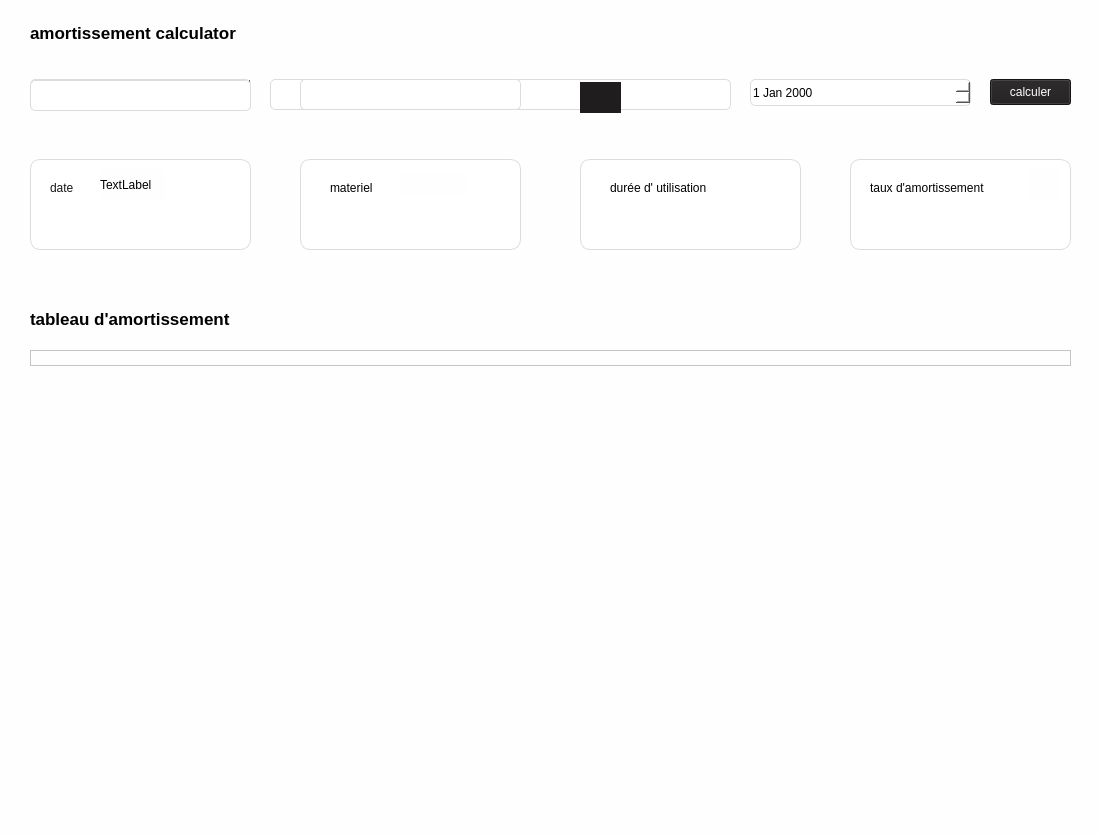
<?xml version="1.0" encoding="UTF-8"?>
<ui version="4.0">
 <class>MainWindow</class>
 <widget class="QMainWindow" name="MainWindow">
  <property name="geometry">
   <rect>
    <x>0</x>
    <y>0</y>
    <width>1100</width>
    <height>836</height>
   </rect>
  </property>
  <property name="windowTitle">
   <string>MainWindow</string>
  </property>
  <property name="windowIcon">
   <iconset resource="icons/img.qrc">
    <normaloff>:/files/profits_32.png</normaloff>:/files/profits_32.png</iconset>
  </property>
  <property name="styleSheet">
   <string notr="true">background-color: rgb(254, 254, 254);</string>
  </property>
  <widget class="QWidget" name="centralwidget">
   <widget class="QLabel" name="label">
    <property name="geometry">
     <rect>
      <x>30</x>
      <y>159</y>
      <width>221</width>
      <height>91</height>
     </rect>
    </property>
    <property name="styleSheet">
     <string notr="true">background:white;
border-radius:10px;
color:black;
border:1px solid #dcdcdc;</string>
    </property>
    <property name="text">
     <string/>
    </property>
   </widget>
   <widget class="QLabel" name="label_2">
    <property name="geometry">
     <rect>
      <x>300</x>
      <y>159</y>
      <width>221</width>
      <height>91</height>
     </rect>
    </property>
    <property name="styleSheet">
     <string notr="true">background:white;
border-radius:10px;
color:black ;
border:1px solid #dcdcdc;</string>
    </property>
    <property name="frameShadow">
     <enum>QFrame::Shadow::Raised</enum>
    </property>
    <property name="text">
     <string/>
    </property>
   </widget>
   <widget class="QLabel" name="label_3">
    <property name="geometry">
     <rect>
      <x>580</x>
      <y>159</y>
      <width>221</width>
      <height>91</height>
     </rect>
    </property>
    <property name="styleSheet">
     <string notr="true">background:white;
border-radius:10px;
color:black;
border:1px solid #dcdcdc;</string>
    </property>
    <property name="text">
     <string/>
    </property>
   </widget>
   <widget class="QLabel" name="label_4">
    <property name="geometry">
     <rect>
      <x>850</x>
      <y>159</y>
      <width>221</width>
      <height>91</height>
     </rect>
    </property>
    <property name="styleSheet">
     <string notr="true">background:white;
border-radius:10px;
color:black;
border:1px solid #dcdcdc;</string>
    </property>
    <property name="text">
     <string/>
    </property>
   </widget>
   <widget class="QLabel" name="date_label">
    <property name="geometry">
     <rect>
      <x>50</x>
      <y>179</y>
      <width>41</width>
      <height>18</height>
     </rect>
    </property>
    <property name="styleSheet">
     <string notr="true">color: rgb(22, 22, 22);
background:transparent</string>
    </property>
    <property name="text">
     <string>date</string>
    </property>
   </widget>
   <widget class="QLabel" name="date_aquisition">
    <property name="geometry">
     <rect>
      <x>50</x>
      <y>199</y>
      <width>171</width>
      <height>41</height>
     </rect>
    </property>
    <property name="font">
     <font>
      <pointsize>17</pointsize>
      <bold>true</bold>
     </font>
    </property>
    <property name="styleSheet">
     <string notr="true">color:black;
background:transparent;</string>
    </property>
    <property name="text">
     <string/>
    </property>
   </widget>
   <widget class="QLabel" name="label_7">
    <property name="geometry">
     <rect>
      <x>330</x>
      <y>179</y>
      <width>66</width>
      <height>18</height>
     </rect>
    </property>
    <property name="styleSheet">
     <string notr="true">background:transparent;
color:black</string>
    </property>
    <property name="text">
     <string>materiel</string>
    </property>
   </widget>
   <widget class="QLabel" name="materiel">
    <property name="geometry">
     <rect>
      <x>330</x>
      <y>199</y>
      <width>141</width>
      <height>41</height>
     </rect>
    </property>
    <property name="font">
     <font>
      <pointsize>16</pointsize>
      <bold>true</bold>
     </font>
    </property>
    <property name="styleSheet">
     <string notr="true">background:transparent;
color:black</string>
    </property>
    <property name="text">
     <string/>
    </property>
   </widget>
   <widget class="QLabel" name="label_9">
    <property name="geometry">
     <rect>
      <x>610</x>
      <y>179</y>
      <width>131</width>
      <height>18</height>
     </rect>
    </property>
    <property name="styleSheet">
     <string notr="true">background:transparent;
color:black</string>
    </property>
    <property name="text">
     <string>durée d' utilisation</string>
    </property>
   </widget>
   <widget class="QLabel" name="duree">
    <property name="geometry">
     <rect>
      <x>610</x>
      <y>199</y>
      <width>141</width>
      <height>41</height>
     </rect>
    </property>
    <property name="font">
     <font>
      <pointsize>16</pointsize>
      <bold>true</bold>
     </font>
    </property>
    <property name="styleSheet">
     <string notr="true">background:transparent;
color:black</string>
    </property>
    <property name="text">
     <string/>
    </property>
   </widget>
   <widget class="QLabel" name="label_11">
    <property name="geometry">
     <rect>
      <x>870</x>
      <y>179</y>
      <width>151</width>
      <height>18</height>
     </rect>
    </property>
    <property name="styleSheet">
     <string notr="true">background:transparent;
color:black</string>
    </property>
    <property name="text">
     <string>taux d'amortissement</string>
    </property>
   </widget>
   <widget class="QLabel" name="taux_amortissement">
    <property name="geometry">
     <rect>
      <x>870</x>
      <y>199</y>
      <width>141</width>
      <height>41</height>
     </rect>
    </property>
    <property name="font">
     <font>
      <pointsize>16</pointsize>
      <bold>true</bold>
     </font>
    </property>
    <property name="styleSheet">
     <string notr="true">background:transparent;
color:black</string>
    </property>
    <property name="text">
     <string/>
    </property>
   </widget>
   <widget class="QLabel" name="label_14">
    <property name="geometry">
     <rect>
      <x>30</x>
      <y>310</y>
      <width>211</width>
      <height>18</height>
     </rect>
    </property>
    <property name="font">
     <font>
      <pointsize>13</pointsize>
      <bold>true</bold>
     </font>
    </property>
    <property name="styleSheet">
     <string notr="true">background:transparent;
color:black;</string>
    </property>
    <property name="text">
     <string>tableau d'amortissement</string>
    </property>
   </widget>
   <widget class="QTableWidget" name="table_amortissement">
    <property name="geometry">
     <rect>
      <x>30</x>
      <y>350</y>
      <width>1041</width>
      <height>16</height>
     </rect>
    </property>
    <property name="verticalScrollBarPolicy">
     <enum>Qt::ScrollBarPolicy::ScrollBarAsNeeded</enum>
    </property>
    <property name="horizontalScrollBarPolicy">
     <enum>Qt::ScrollBarPolicy::ScrollBarAlwaysOff</enum>
    </property>
    <property name="editTriggers">
     <set>QAbstractItemView::EditTrigger::SelectedClicked</set>
    </property>
    <property name="tabKeyNavigation">
     <bool>true</bool>
    </property>
    <property name="alternatingRowColors">
     <bool>false</bool>
    </property>
    <property name="selectionMode">
     <enum>QAbstractItemView::SelectionMode::NoSelection</enum>
    </property>
    <property name="selectionBehavior">
     <enum>QAbstractItemView::SelectionBehavior::SelectRows</enum>
    </property>
    <attribute name="horizontalHeaderVisible">
     <bool>false</bool>
    </attribute>
    <attribute name="verticalHeaderVisible">
     <bool>false</bool>
    </attribute>
    <attribute name="verticalHeaderMinimumSectionSize">
     <number>10</number>
    </attribute>
    <attribute name="verticalHeaderDefaultSectionSize">
     <number>35</number>
    </attribute>
   </widget>
   <widget class="QLineEdit" name="prix">
    <property name="geometry">
     <rect>
      <x>510</x>
      <y>79</y>
      <width>221</width>
      <height>31</height>
     </rect>
    </property>
    <property name="styleSheet">
     <string notr="true">color: black;
background:white;
border:1px solid #dcdcdc;
border-radius:5px
</string>
    </property>
    <property name="text">
     <string/>
    </property>
   </widget>
   <widget class="QComboBox" name="materiel_selection">
    <property name="geometry">
     <rect>
      <x>270</x>
      <y>79</y>
      <width>221</width>
      <height>31</height>
     </rect>
    </property>
    <property name="styleSheet">
     <string notr="true">background:white;
color:black;
border:1px solid #dcdcdc;
border-radius:5px;
</string>
    </property>
    <property name="iconSize">
     <size>
      <width>0</width>
      <height>0</height>
     </size>
    </property>
   </widget>
   <widget class="QDateEdit" name="date_selection">
    <property name="geometry">
     <rect>
      <x>750</x>
      <y>79</y>
      <width>221</width>
      <height>27</height>
     </rect>
    </property>
    <property name="styleSheet">
     <string notr="true">color: black;
background:white;
border:1px solid #dcdcdc;
border-radius:5px</string>
    </property>
   </widget>
   <widget class="QLabel" name="location">
    <property name="geometry">
     <rect>
      <x>30</x>
      <y>24</y>
      <width>211</width>
      <height>18</height>
     </rect>
    </property>
    <property name="font">
     <font>
      <pointsize>13</pointsize>
      <bold>true</bold>
     </font>
    </property>
    <property name="styleSheet">
     <string notr="true">color:black;
</string>
    </property>
    <property name="text">
     <string>amortissement calculator</string>
    </property>
   </widget>
   <widget class="QComboBox" name="amort_selection">
    <property name="geometry">
     <rect>
      <x>30</x>
      <y>79</y>
      <width>221</width>
      <height>31</height>
     </rect>
    </property>
    <property name="styleSheet">
     <string notr="true">background:white;
color:black;
border:1px solid #dcdcdc;
border-radius:5px;
</string>
    </property>
    <property name="iconSize">
     <size>
      <width>0</width>
      <height>0</height>
     </size>
    </property>
    <item>
     <property name="text">
      <string>linéaire</string>
     </property>
    </item>
    <item>
     <property name="text">
      <string>dégressif</string>
     </property>
    </item>
   </widget>
   <widget class="QPushButton" name="calculer">
    <property name="geometry">
     <rect>
      <x>990</x>
      <y>79</y>
      <width>81</width>
      <height>26</height>
     </rect>
    </property>
    <property name="styleSheet">
     <string notr="true">background-color: rgb(31, 29, 29);
color: rgb(255, 255, 255);</string>
    </property>
    <property name="text">
     <string>calculer</string>
    </property>
   </widget>
   <widget class="QPushButton" name="download">
    <property name="geometry">
     <rect>
      <x>230</x>
      <y>300</y>
      <width>51</width>
      <height>31</height>
     </rect>
    </property>
    <property name="styleSheet">
     <string notr="true">background-color: transparent;
border:none ;
</string>
    </property>
    <property name="text">
     <string/>
    </property>
   </widget>
   <widget class="QLabel" name="timeIcon">
    <property name="geometry">
     <rect>
      <x>750</x>
      <y>169</y>
      <width>41</width>
      <height>31</height>
     </rect>
    </property>
    <property name="styleSheet">
     <string notr="true">color: rgb(22, 22, 22);
background:transparent</string>
    </property>
    <property name="text">
     <string/>
    </property>
    <property name="pixmap">
     <pixmap>:/all/time.png</pixmap>
    </property>
   </widget>
   <widget class="QLabel" name="statIcon">
    <property name="geometry">
     <rect>
      <x>1030</x>
      <y>169</y>
      <width>31</width>
      <height>31</height>
     </rect>
    </property>
    <property name="text">
     <string/>
    </property>
    <property name="pixmap">
     <pixmap>:/all/bar-chart.png</pixmap>
    </property>
   </widget>
   <widget class="QLabel" name="materialIcon">
    <property name="geometry">
     <rect>
      <x>400</x>
      <y>174</y>
      <width>66</width>
      <height>21</height>
     </rect>
    </property>
    <property name="text">
     <string/>
    </property>
    <property name="pixmap">
     <pixmap>:/all/processing.png</pixmap>
    </property>
   </widget>
   <widget class="QLabel" name="calendarIcon">
    <property name="geometry">
     <rect>
      <x>100</x>
      <y>169</y>
      <width>66</width>
      <height>31</height>
     </rect>
    </property>
    <property name="text">
     <string>TextLabel</string>
    </property>
   </widget>
   <widget class="QLabel" name="titleIcon">
    <property name="geometry">
     <rect>
      <x>250</x>
      <y>10</y>
      <width>41</width>
      <height>31</height>
     </rect>
    </property>
    <property name="text">
     <string/>
    </property>
    <property name="pixmap">
     <pixmap>:/all/stat_.png</pixmap>
    </property>
   </widget>
   <widget class="QPushButton" name="navigation">
    <property name="geometry">
     <rect>
      <x>1010</x>
      <y>10</y>
      <width>61</width>
      <height>51</height>
     </rect>
    </property>
    <property name="styleSheet">
     <string notr="true">background:transparent ;
border:none</string>
    </property>
    <property name="text">
     <string/>
    </property>
    <property name="iconSize">
     <size>
      <width>32</width>
      <height>32</height>
     </size>
    </property>
   </widget>
   <widget class="QLineEdit" name="nom_materiel">
    <property name="geometry">
     <rect>
      <x>30</x>
      <y>80</y>
      <width>221</width>
      <height>31</height>
     </rect>
    </property>
    <property name="styleSheet">
     <string notr="true">color: black;
background:white;
border:1px solid #dcdcdc;
border-radius:5px
</string>
    </property>
    <property name="text">
     <string/>
    </property>
   </widget>
   <widget class="QLineEdit" name="duree_vie_materiel">
    <property name="geometry">
     <rect>
      <x>300</x>
      <y>79</y>
      <width>221</width>
      <height>31</height>
     </rect>
    </property>
    <property name="styleSheet">
     <string notr="true">color: black;
background:white;
border:1px solid #dcdcdc;
border-radius:5px
</string>
    </property>
    <property name="text">
     <string/>
    </property>
   </widget>
   <widget class="QPushButton" name="ajout">
    <property name="geometry">
     <rect>
      <x>580</x>
      <y>82</y>
      <width>41</width>
      <height>31</height>
     </rect>
    </property>
    <property name="styleSheet">
     <string notr="true">background-color: rgb(31, 29, 29);
color: rgb(255, 255, 255);
border-radius:20px;</string>
    </property>
    <property name="text">
     <string/>
    </property>
    <property name="icon">
     <iconset theme="QIcon::ThemeIcon::ContactNew"/>
    </property>
    <property name="iconSize">
     <size>
      <width>24</width>
      <height>24</height>
     </size>
    </property>
   </widget>
   <widget class="QPushButton" name="back">
    <property name="geometry">
     <rect>
      <x>974</x>
      <y>10</y>
      <width>61</width>
      <height>51</height>
     </rect>
    </property>
    <property name="styleSheet">
     <string notr="true">background:transparent ;
border:none</string>
    </property>
    <property name="text">
     <string/>
    </property>
    <property name="iconSize">
     <size>
      <width>32</width>
      <height>32</height>
     </size>
    </property>
   </widget>
  </widget>
  <widget class="QMenuBar" name="menubar">
   <property name="geometry">
    <rect>
     <x>0</x>
     <y>0</y>
     <width>1100</width>
     <height>23</height>
    </rect>
   </property>
  </widget>
  <widget class="QStatusBar" name="statusbar"/>
 </widget>
 <resources>
  <include location="icons/img.qrc"/>
 </resources>
 <connections/>
</ui>
